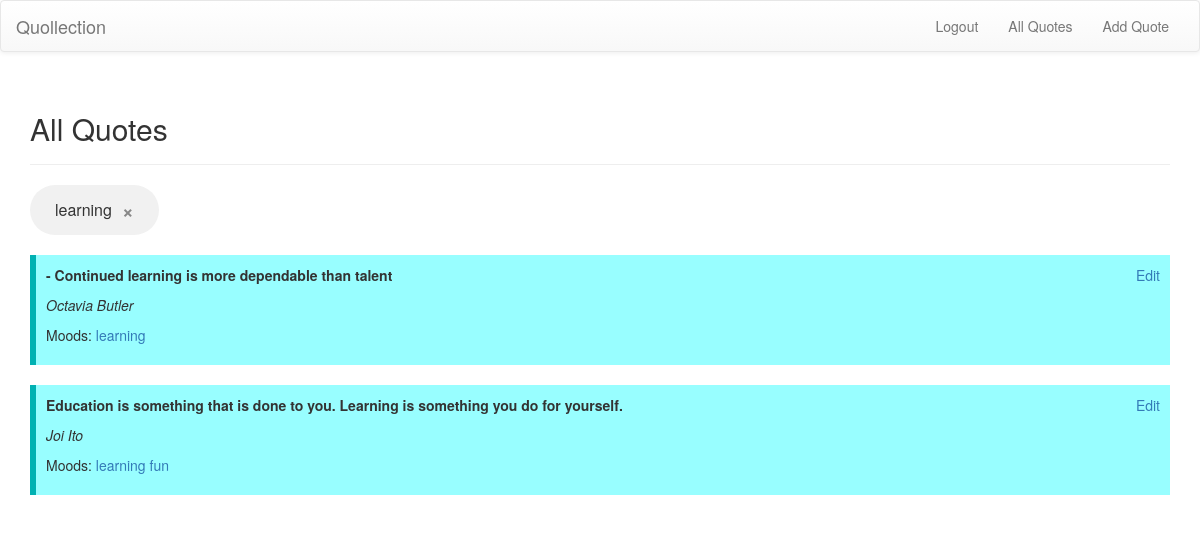
The app's page /mood/1 (signed in) with its own data.
### model.py (models this page shows)
class Mood(Base):
    __tablename__ = 'mood'
    id = Column(Integer, primary_key=True)
    description = Column(String(255))
    user_id = Column(Integer, ForeignKey('user.id'))
    user = relationship("User", uselist=False, back_populates="moods")
    quotes = relationship("MoodAssociation", back_populates="mood")

class Quote(Base):
    __tablename__ = 'quote'
    id = Column(Integer, primary_key=True)
    text = Column(String(255))
    source = Column(String(255))
    quote_source = Column(String(255))
    user_id = Column(Integer, ForeignKey('user.id'))
    user = relationship("User", uselist=False, back_populates="quotes")
    moods = relationship("MoodAssociation", back_populates="quote")

class MoodAssociation(Base):
    __tablename__ = 'moodAssociation'
    quote_id = Column(Integer, ForeignKey('quote.id'), primary_key=True)
    mood_id = Column(Integer, ForeignKey('mood.id'), primary_key=True)
    quote = relationship("Quote", back_populates="moods")
    mood = relationship("Mood", back_populates="quotes")

### webapp.py (the view)
@app.route('/mood/<int:mood_id>')
def view_quotes_by_mood(mood_id):
    if 'id' not in login_session:
        flash("You must be logged in to perform this action", 'alert-danger')
        return redirect(url_for('login'))
    mood = session.query(Mood).filter_by(id=mood_id).one()
    moodAssociations = session.query(MoodAssociation).filter_by(mood_id=mood_id).all()
    quotes = []
    for moodAssociation in moodAssociations:
        quotes.append(moodAssociation.quote)
    return render_template('all_quotes.html', quotes=quotes, mood=mood)

### templates/all_quotes.html (shortened to what this page needs)
{% extends "layout.html" %}
{% block title %}All Quotes{% endblock %}
{% block body %}
{% if mood %}
<div class="chip">{{mood.description}}
<span class="closebtn" onclick="window.location.href='{{url_for("view_all_quotes")}}'">&times;</span></div>
{% endif %}
{% if quotes==[] %}
<p>You have no quotes.</p>
{% else %}
<div class="quotes">
	{% for quote in quotes %}
	<div class="quote">
    <div class="pull-right"><a href="{{url_for('edit_quote', quote_id=quote.id)}}">Edit</a></div>
   	<p><b>{{quote.text}}</b></p>
   	<p><i>{{quote.source}}</i></p>
   	<p>{% if quote.moods != [] %} Moods: {% endif %}
    {% for moodassoc in quote.moods %}
   		<a href="{{ url_for('view_quotes_by_mood', mood_id=moodassoc.mood_id) }}">{{ moodassoc.mood.description }}</a>
   	{% endfor %}</p>
   	</div>
  	{% endfor %}
</div>
{% endif %}
{% endblock %}

### static/stylesheet.css (style rules this page uses)
.chip { display: inline-block; padding: 0 25px; height: 50px; font-size: 16px; line-height: 50px; border-radius: 25px; background-color: #f1f1f1; }
.closebtn { padding-left: 10px; color: #888; font-weight: bold; float: right; font-size: 20px; cursor: pointer; }
.quote { background-color: #98FEFF; border-left: 6px solid #00B1B2; margin: 20px 0; padding: 10px; }

### records on screen
Mood: description "learning"
Quote: text "- Continued learning is more dependable than talent", source "Octavia Butler"
MoodAssociation: mood.description "learning"
Quote: text "Education is something that is done to you. Learning is something you do for yourself.", source "Joi Ito"
MoodAssociation: mood.description "learning"
MoodAssociation: mood.description "fun"
